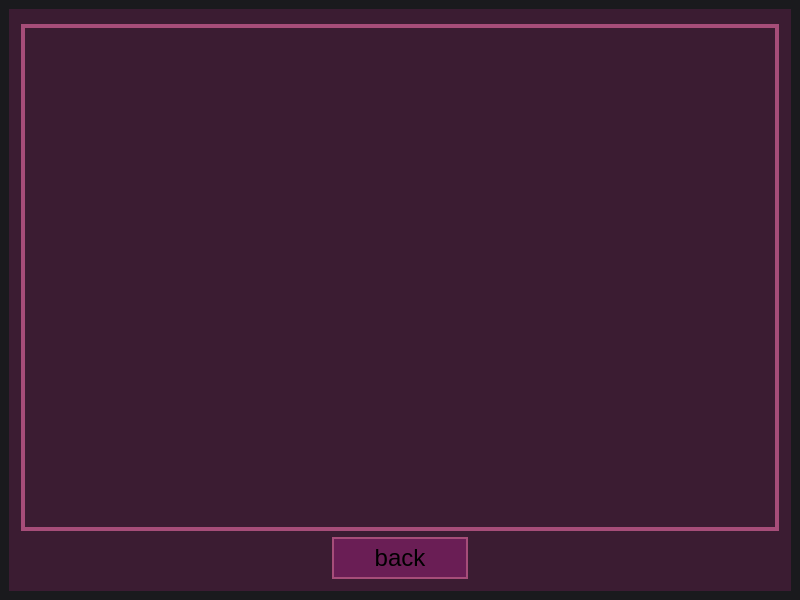
<?xml version="1.0" encoding="UTF-8"?>
<ui version="4.0">
 <class>w_HistoryWindow</class>
 <widget class="QMainWindow" name="w_HistoryWindow">
  <property name="geometry">
   <rect>
    <x>0</x>
    <y>0</y>
    <width>800</width>
    <height>600</height>
   </rect>
  </property>
  <property name="windowTitle">
   <string>Number Guess - History</string>
  </property>
  <property name="styleSheet">
   <string notr="true">background-color: rgb(26, 26, 29);</string>
  </property>
  <widget class="QWidget" name="centralwidget">
   <layout class="QGridLayout" name="gridLayout">
    <item row="0" column="0">
     <widget class="QGroupBox" name="groupBox">
      <property name="styleSheet">
       <string notr="true">background-color: rgb(59, 28, 50); border: none;</string>
      </property>
      <property name="title">
       <string/>
      </property>
      <property name="alignment">
       <set>Qt::AlignmentFlag::AlignCenter</set>
      </property>
      <layout class="QGridLayout" name="gridLayout_2">
       <item row="1" column="1">
        <widget class="QPushButton" name="pb_back">
         <property name="font">
          <font>
           <pointsize>18</pointsize>
          </font>
         </property>
         <property name="styleSheet">
          <string notr="true">background-color: rgb(106, 30, 85);
border: 2px solid rgb(166, 77, 121);
padding: 5 40;</string>
         </property>
         <property name="text">
          <string>back</string>
         </property>
        </widget>
       </item>
       <item row="1" column="0">
        <spacer name="horizontalSpacer">
         <property name="orientation">
          <enum>Qt::Orientation::Horizontal</enum>
         </property>
         <property name="sizeHint" stdset="0">
          <size>
           <width>40</width>
           <height>20</height>
          </size>
         </property>
        </spacer>
       </item>
       <item row="1" column="2">
        <spacer name="horizontalSpacer_2">
         <property name="orientation">
          <enum>Qt::Orientation::Horizontal</enum>
         </property>
         <property name="sizeHint" stdset="0">
          <size>
           <width>40</width>
           <height>20</height>
          </size>
         </property>
        </spacer>
       </item>
       <item row="0" column="0" colspan="3">
        <widget class="QScrollArea" name="scra_history">
         <property name="styleSheet">
          <string notr="true">border: 2px solid rgb(166, 77, 121);</string>
         </property>
         <property name="widgetResizable">
          <bool>true</bool>
         </property>
         <widget class="QWidget" name="scrollAreaWidgetContents">
          <property name="geometry">
           <rect>
            <x>0</x>
            <y>0</y>
            <width>760</width>
            <height>511</height>
           </rect>
          </property>
         </widget>
        </widget>
       </item>
      </layout>
     </widget>
    </item>
   </layout>
  </widget>
 </widget>
 <resources/>
 <connections/>
</ui>
